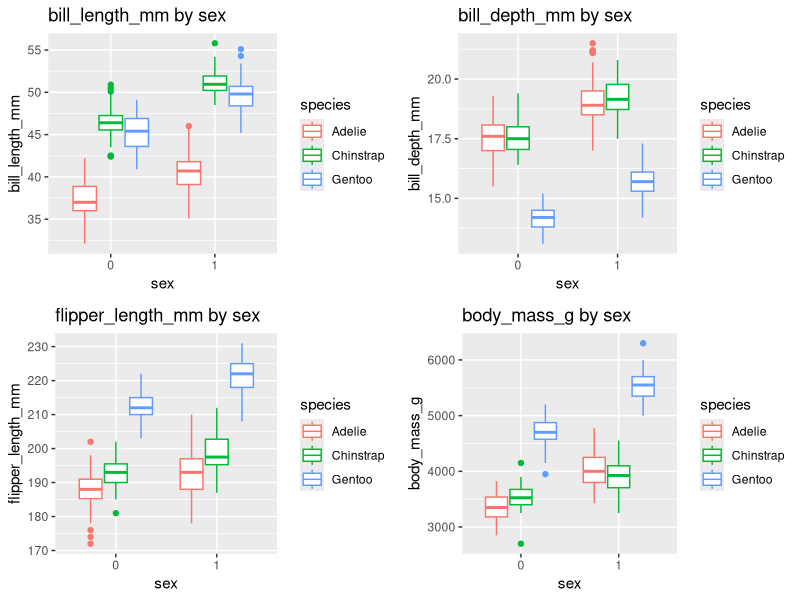

Write the R code that produced this figure.
#title: "Homework11"
#author: "Dima Mikhaylov"
#date: "11/22/2021"


library(palmerpenguins)
Data<-penguins
##remove penguins with gender missing
Data<-Data[complete.cases(Data[ , 7]),-c(2,8)]
##80-20 split
set.seed(1)
sample<-sample.int(nrow(Data), floor(.80*nrow(Data)), replace = F)
train<-Data[sample, ]
test<-Data[-sample, ]
head(train)


# Convert sex to 1 and 0
train$sex <- ifelse(train$sex=="male",1,0)
train$sex <- factor(train$sex)
head(train)

# Create 4 boxplot objects for respective numeric predictors:
library(ggplot2)
bp1<-ggplot(train, aes(x=sex, y=bill_length_mm, color=species))+
  geom_boxplot()+
  labs(x="sex", y="bill_length_mm", title="bill_length_mm by sex")

bp2<-ggplot(train, aes(x=sex, y=bill_depth_mm, color=species))+
  geom_boxplot()+
  labs(x="sex", y="bill_depth_mm", title="bill_depth_mm by sex")

bp3<-ggplot(train, aes(x=sex, y=flipper_length_mm, color=species))+
  geom_boxplot()+
  labs(x="sex", y="flipper_length_mm", title="flipper_length_mm by sex")

bp4<-ggplot(train, aes(x=sex, y=body_mass_g, color=species))+
  geom_boxplot()+
  labs(x="sex", y="body_mass_g", title="body_mass_g by sex")

## Produce the 4 boxplots in a 2 by 2 matrix
library(gridExtra)
library(grid)
grid.arrange(bp1, bp2, bp3, bp4, ncol = 2, nrow = 2)


# Create full logistoc model
full_model<-glm(sex ~ ., family="binomial", data=train)
summary(full_model)


# Create reduced logistoc model
reduced_model<-glm(sex ~ species + bill_length_mm + bill_depth_mm + body_mass_g, family="binomial", data=train)
summary(reduced_model)

# Create a vector with new data using species + bill_length_mm + bill_depth_mm + body_mass_g,
newdata <- data.frame(species="Gentoo", bill_length_mm=49, bill_depth_mm=15, flipper_length_mm=220, body_mass_g=5700)

# Make prediction for log odds
predict(full_model, newdata)

## Convert to odds
odds<-exp(predict(full_model,newdata))
odds


## Convert odds to probability
prob<-odds/(1+odds)
prob


# Compute delat G2
deltaG2<-full_model$null.deviance - full_model$deviance
cat("Delta G2 statistic is", deltaG2)

# Test the stats for significance
cat("Corresponding p-value is", 1-pchisq(deltaG2,5))

